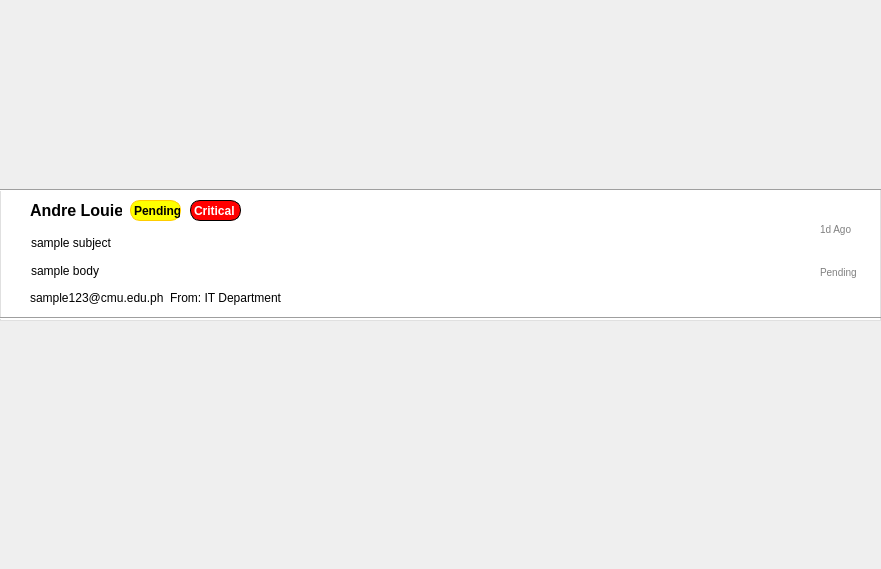
<?xml version="1.0" encoding="UTF-8"?>
<ui version="4.0">
 <class>Form</class>
 <widget class="QWidget" name="Form">
  <property name="geometry">
   <rect>
    <x>0</x>
    <y>0</y>
    <width>881</width>
    <height>569</height>
   </rect>
  </property>
  <property name="windowTitle">
   <string>Form</string>
  </property>
  <widget class="QFrame" name="frame_container">
   <property name="geometry">
    <rect>
     <x>0</x>
     <y>190</y>
     <width>881</width>
     <height>131</height>
    </rect>
   </property>
   <property name="styleSheet">
    <string notr="true">QFrame#frame_container {
    background-color: white;
    border: 1px solid #e0e0e0;
    padding: 10px;
}
</string>
   </property>
   <property name="frameShape">
    <enum>QFrame::StyledPanel</enum>
   </property>
   <property name="frameShadow">
    <enum>QFrame::Raised</enum>
   </property>
   <widget class="Line" name="line_9">
    <property name="geometry">
     <rect>
      <x>0</x>
      <y>120</y>
      <width>881</width>
      <height>16</height>
     </rect>
    </property>
    <property name="orientation">
     <enum>Qt::Horizontal</enum>
    </property>
   </widget>
   <widget class="QLabel" name="label_recipient">
    <property name="geometry">
     <rect>
      <x>30</x>
      <y>10</y>
      <width>92</width>
      <height>21</height>
     </rect>
    </property>
    <property name="styleSheet">
     <string notr="true">#label_recipient {
    font-size: 16px;
    font-weight: bold;
}</string>
    </property>
    <property name="text">
     <string>Andre Louie</string>
    </property>
   </widget>
   <widget class="QWidget" name="layoutWidget">
    <property name="geometry">
     <rect>
      <x>820</x>
      <y>20</y>
      <width>46</width>
      <height>81</height>
     </rect>
    </property>
    <layout class="QVBoxLayout" name="verticalLayout">
     <item>
      <widget class="QLabel" name="label_day">
       <property name="styleSheet">
        <string notr="true">#label_day{
    color: gray;
    font-size: 10px;
}</string>
       </property>
       <property name="text">
        <string>1d Ago</string>
       </property>
      </widget>
     </item>
     <item>
      <widget class="QLabel" name="label_stat1">
       <property name="styleSheet">
        <string notr="true">#label_stat1{
    color: gray;
    font-size: 10px;
}</string>
       </property>
       <property name="text">
        <string>Pending</string>
       </property>
      </widget>
     </item>
    </layout>
   </widget>
   <widget class="QLabel" name="label_crit">
    <property name="geometry">
     <rect>
      <x>190</x>
      <y>10</y>
      <width>51</width>
      <height>21</height>
     </rect>
    </property>
    <property name="styleSheet">
     <string notr="true">#label_crit {
    background-color: red;
    color: white;
    font-weight: bold;
    text-align:center;
    border-radius: 10px;  /* Add border-radius for rounded corners */
    border: 1px solid;  /* Optional: Add border color to make the rounded effect stand out */
}
</string>
    </property>
    <property name="text">
     <string>Critical</string>
    </property>
   </widget>
   <widget class="QLabel" name="label_status">
    <property name="geometry">
     <rect>
      <x>130</x>
      <y>10</y>
      <width>51</width>
      <height>21</height>
     </rect>
    </property>
    <property name="styleSheet">
     <string notr="true">#label_status {
    background-color: yellow;
    color: black;
    font-weight: bold;
    text-align:center;
    border-radius: 10px;  /* Add border-radius for rounded corners */
    border: 1px solid #FFCC00;  /* Optional: Add border color to make the rounded effect stand out */
}
</string>
    </property>
    <property name="text">
     <string>Pending</string>
    </property>
   </widget>
   <widget class="QLabel" name="label_body_2">
    <property name="geometry">
     <rect>
      <x>30</x>
      <y>100</y>
      <width>221</width>
      <height>16</height>
     </rect>
    </property>
    <property name="text">
     <string>sample123@cmu.edu.ph</string>
    </property>
   </widget>
   <widget class="QLabel" name="label_body_3">
    <property name="geometry">
     <rect>
      <x>170</x>
      <y>100</y>
      <width>221</width>
      <height>16</height>
     </rect>
    </property>
    <property name="text">
     <string>From: IT Department</string>
    </property>
   </widget>
   <widget class="QWidget" name="">
    <property name="geometry">
     <rect>
      <x>31</x>
      <y>41</y>
      <width>361</width>
      <height>51</height>
     </rect>
    </property>
    <layout class="QVBoxLayout" name="verticalLayout_2">
     <item>
      <widget class="QLabel" name="label_subject">
       <property name="text">
        <string>sample subject</string>
       </property>
      </widget>
     </item>
     <item>
      <widget class="QLabel" name="label_body">
       <property name="text">
        <string>sample body </string>
       </property>
      </widget>
     </item>
    </layout>
   </widget>
  </widget>
  <widget class="Line" name="line_10">
   <property name="geometry">
    <rect>
     <x>0</x>
     <y>180</y>
     <width>881</width>
     <height>20</height>
    </rect>
   </property>
   <property name="orientation">
    <enum>Qt::Horizontal</enum>
   </property>
  </widget>
  <widget class="QWidget" name="layoutWidget">
   <property name="geometry">
    <rect>
     <x>0</x>
     <y>0</y>
     <width>2</width>
     <height>2</height>
    </rect>
   </property>
   <layout class="QVBoxLayout" name="verticalLayout_3"/>
  </widget>
 </widget>
 <resources/>
 <connections/>
</ui>
